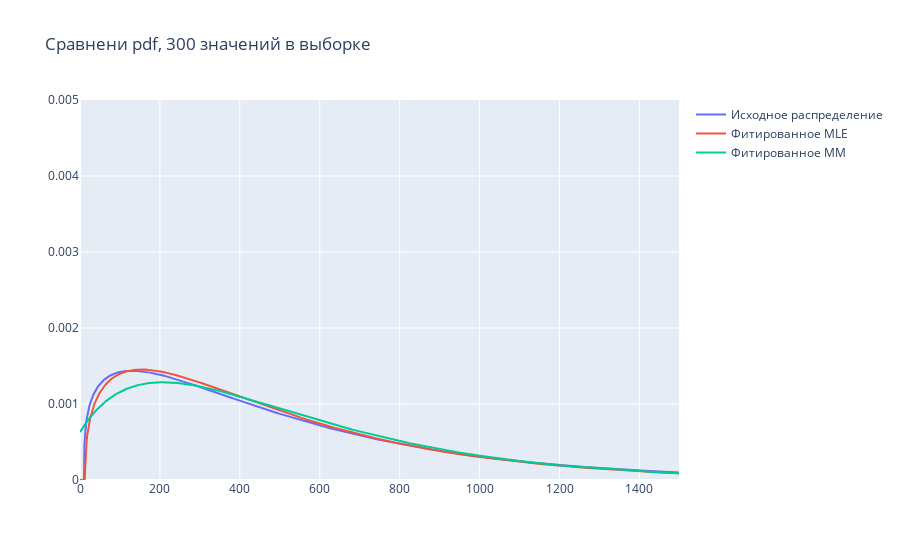

This figure's notebook cell:
### Markdown cell above
С одной стороны у нас MLE дал просто некорректные результаты (кстати говоря, это можно не заметить, если что-то массово тестировать). 
С другой стороны MM обучился на имеющейся выборке из-за чего завысил p-value т.к. сравнивал выборку не с распределеним с исходными параметрами, а с теми, которые лучше подходят к полученной выборке, тем самым максимизируя p-value.

Ради интереса давайте увеличим количество значений в выборке и посмотрим как это все работает.

### Code cell
plot_pdfs( *fit_params( ss.gamma(1.3, 10, 400).rvs(300,random_state=42) ), N=300 )

### Figure 1 — Plotly figure (JSON) as saved in the notebook; plotly's stock layout.template omitted (floating-point values rounded to 4 significant figures; data arrays with more than 128 entries replaced by an {"elided": "..."} marker saying what was removed)
{"data": [{"name": "Исходное распределение", "type": "scatter", "x": {"elided": "1500 int values"}, "y": {"elided": "1500 float values"}}, {"name": "Фитированное MLE", "type": "scatter", "x": {"elided": "1500 int values"}, "y": {"elided": "1500 float values"}}, {"name": "Фитированное MM", "type": "scatter", "x": {"elided": "1500 int values"}, "y": {"elided": "1500 float values"}}], "layout": {"title": {"text": "Cравнени pdf, 300 значений в выборке"}, "yaxis": {"range": [0, 0.005]}}}
